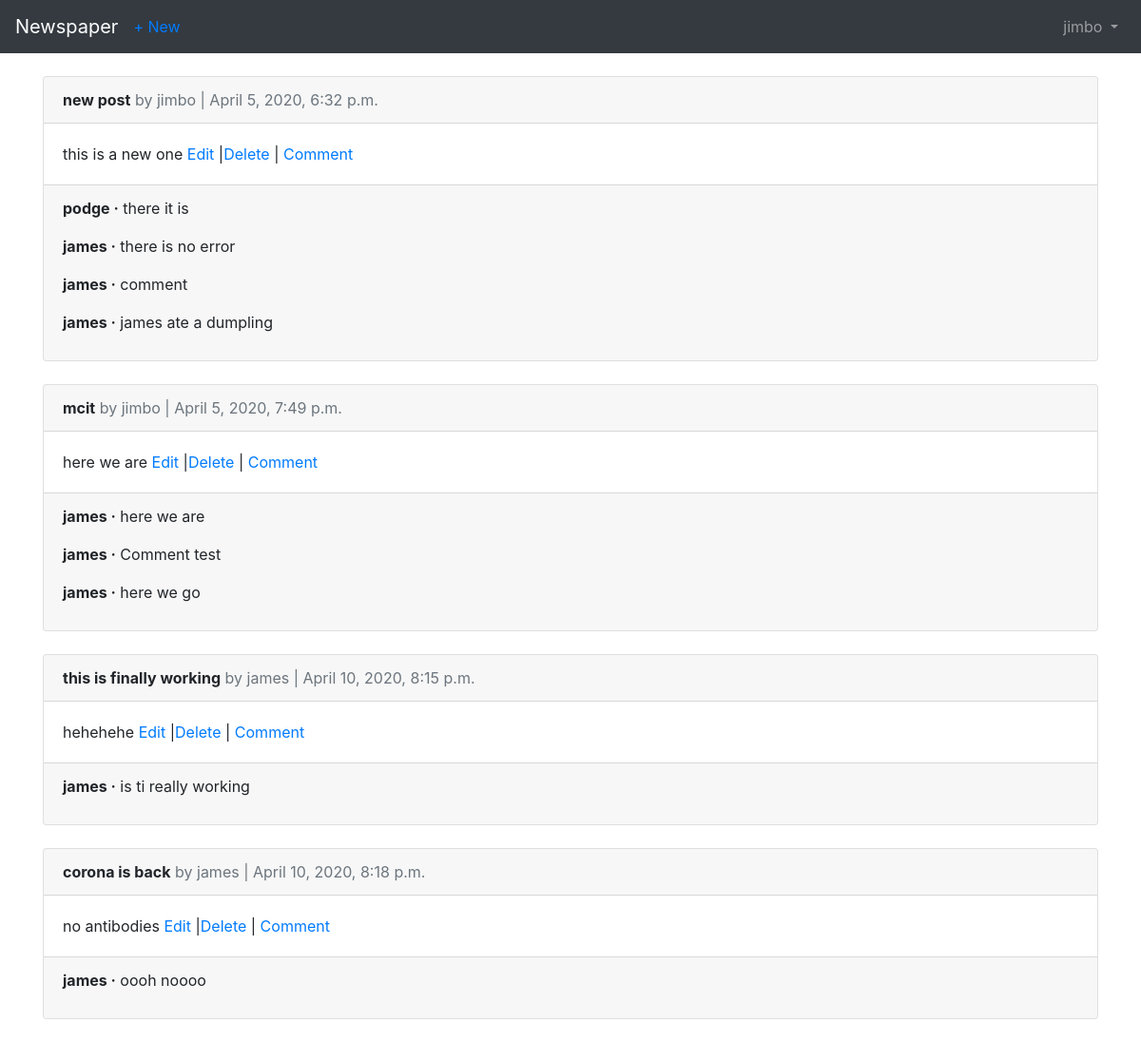
The page /articles/ (signed in) on the database its author committed.
### users/models.py (models this page shows)
class CustomUser(AbstractUser):
    age = models.PositiveIntegerField(null=True, blank=True)

### articles/models.py (models this page shows, shortened)
class Article(models.Model):
    title = models.CharField(max_length=255)
    body = models.TextField()
    date = models.DateTimeField(auto_now_add=True)
    author = models.ForeignKey(
        get_user_model(),
        on_delete = models.CASCADE,
    )

class Comment(models.Model):
    article = models.ForeignKey(
        Article,
        on_delete= models.CASCADE,
        related_name='comments',
        )
    comment = models.CharField(max_length =140)
    approved_comment = False
    author = models.ForeignKey(
        get_user_model(),
        on_delete=models.CASCADE,
    )
    def __str__(self):
        return self.comment

### articles/views.py (the view)
# urls.py: path('', ArticleListView.as_view(), name ='article_list'),
class ArticleListView(LoginRequiredMixin,ListView):
    model = Article
    template_name = 'article_list.html'
    login_url = 'login'

### templates/article_list.html (shortened to what this page needs)
{% extends 'base.html' %}
{% block content %}
    {% for article in object_list %}
        <div class = "card">
            <div class="card-header">
                <span class="font-weight-bold">{{article.title}}</span>
                <span class = "text-muted">by {{ article.author }} | {{article.date}}</span>
            </div>
            <div class = "card-body">
                {{ article.body }}
                <a href="{% url 'article_edit' article.pk %}">Edit</a>
                |<a href= " {% url 'article_delete' article.pk %} ">Delete</a>
                | <a href=" {% url 'article_comment' article.pk %} ">Comment</a>
            </div>
            <div class="card-footer">
                {% for comment in article.comments.all %}
                    <p>
                        <span class="font-weight-bold">{{ comment.author }} &middot;</span>
                        {{ comment }}
                    </p>
                {% endfor %}
            </div>
        </div>
        <br />
    {% endfor %}
{% endblock content %}

### templates/base.html (shortened to what this page needs)
<!doctype html>
<html lang="en">
  <head>
    <link rel="stylesheet" href="https://stackpath.bootstrapcdn.com/bootstrap/4.1.3/css/bootstrap.min.css">
  </head>
  <body>
    <nav class="navbar navbar-expand-md navbar-dark bg-dark mb-4">
      <a class="navbar-brand" href="{% url 'home' %}">Newspaper</a>
      {% if user.is_authenticated %}
        <ul class="navbar-nav mr-auto">
          <li class="nav-item"><a href="{% url 'article_new' %}">+ New</a></li>
        </ul>
      {% endif %}
      <div class="collapse navbar-collapse" id="navbarCollapse">
        {% if user.is_authenticated %}
          <ul class="navbar-nav ml-auto">
            <li class="nav-item">
              <a class="nav-link dropdown-toggle" href="#" id="userMenu" data-toggle="dropdown" aria-haspopup="true" aria-expanded="false">
                {{ user.username }}
              </a>
            </li>
          </ul>
        {% endif %}
      </div>
    </nav>
    <div class="container">
      {% block content %}
      {% endblock content %}
    </div>
  </body>
</html>

### rows shown on the page
CustomUser: username "jimbo"
Article: title "new post", author "jimbo", date "April 5, 2020, 6:32 p.m.", body "this is a new one"
Comment: author "podge", comment "there it is"
Comment: author "james", comment "there is no error"
Comment: author "james", comment "comment"
Comment: author "james", comment "james ate a dumpling"
Article: title "mcit", author "jimbo", date "April 5, 2020, 7:49 p.m.", body "here we are"
Comment: author "james", comment "here we are"
Comment: author "james", comment "Comment test"
Comment: author "james", comment "here we go"
Article: title "this is finally working", author "james", date "April 10, 2020, 8:15 p.m.", body "hehehehe"
Comment: author "james", comment "is ti really working"
Article: title "corona is back", author "james", date "April 10, 2020, 8:18 p.m.", body "no antibodies"
Comment: author "james", comment "oooh noooo"
